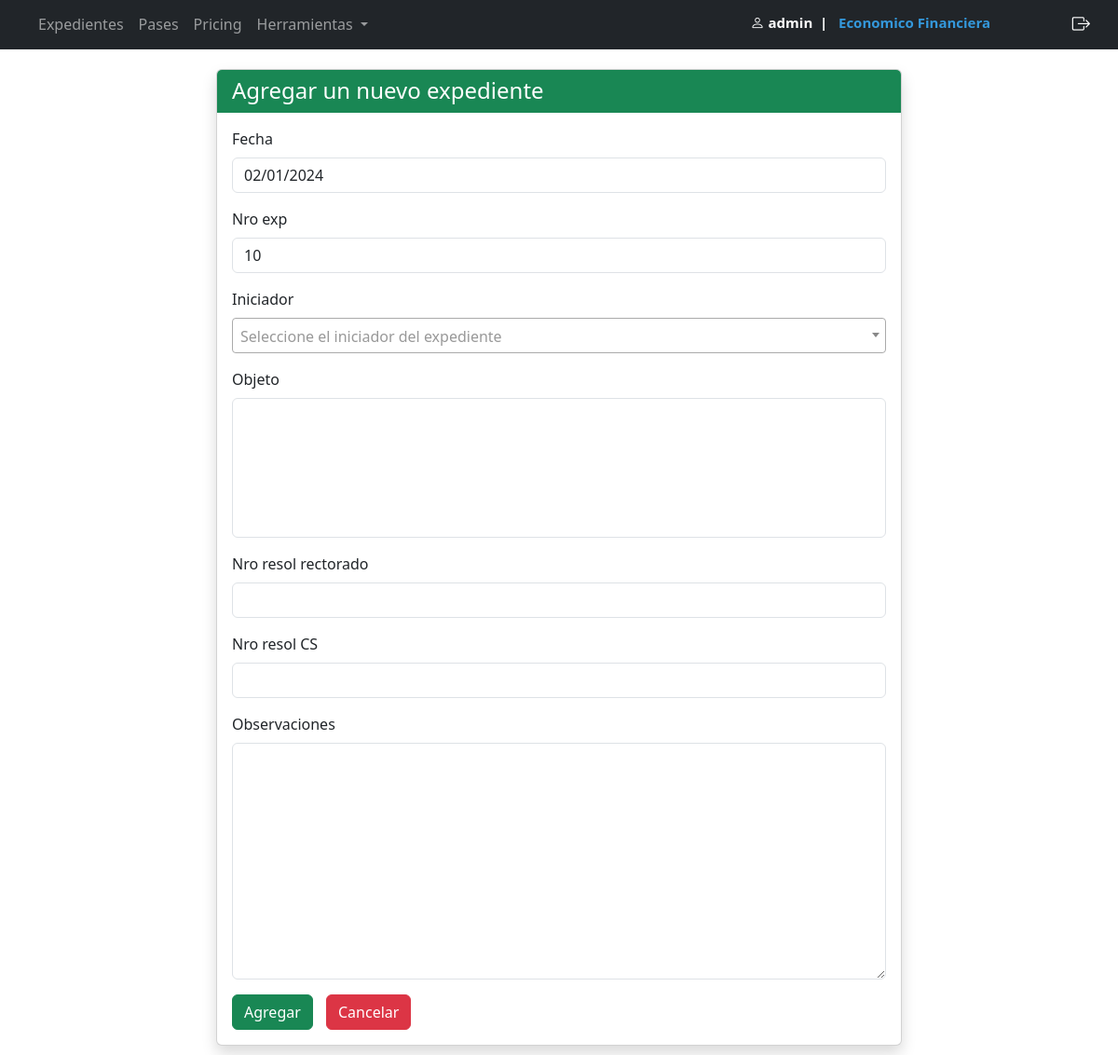
The page /Exp/agregar_prueba/ (signed in) on the database as committed earlier.
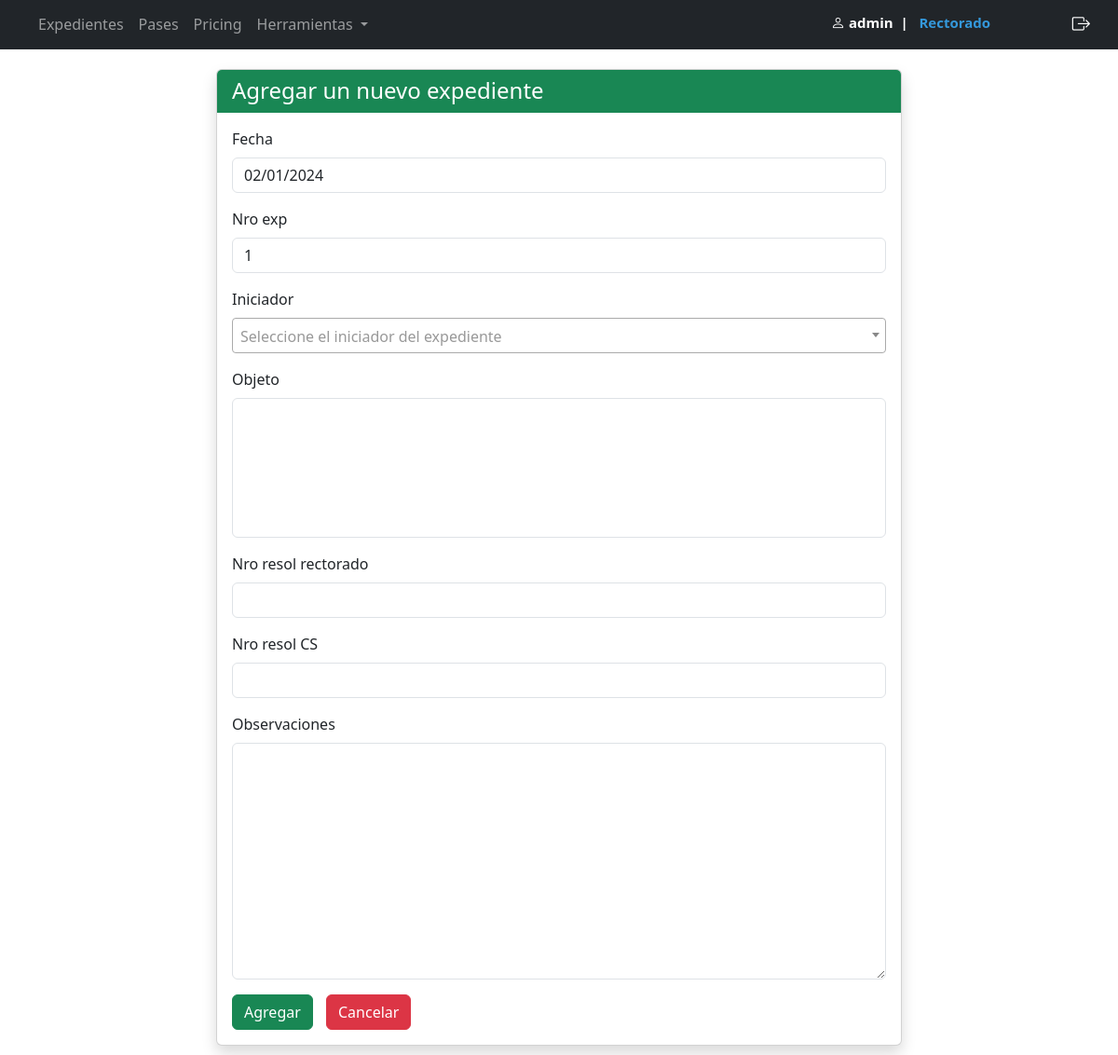
The same page on the database as committed later.
### Accounts/models.py (models this page shows, shortened)
class CustomUsers(AbstractUser):
    area = models.ForeignKey(Areas, on_delete=models.SET_NULL, blank=True, null=True)

### Exp/models.py (models this page shows, shortened)
class Areas(models.Model):
    area = models.CharField(max_length=100)
    class Meta:
        db_table = 'Areas'

### Exp/views.py (the view, shortened to what this page needs)
# urls.py: path('agregar_prueba/', ExpAgregarPrueba.as_view(), name='agregar_expedientes_prueba'),
class ExpAgregarPrueba(LoginRequiredMixin, CreateView):
    template_name = "agregar_exp.html"
    form_class = ExpedientesPruebaForm
    success_url = '/Exp/prueba'
    def get_context_data(self, **kwargs):
        context = super().get_context_data(**kwargs)
        ultimo_expediente = ExpedientesPrueba.objects.order_by('-nro_exp').first()
        if ultimo_expediente:
            siguiente_nro_exp = ultimo_expediente.nro_exp + 1
        else:
            siguiente_nro_exp = 1
        context['siguiente_nro_exp'] = siguiente_nro_exp
        return context

### Exp/forms.py (shortened to what this page needs)
class ExpedientesPruebaForm(forms.ModelForm):
    iniciador = forms.CharField(widget=forms.TextInput(attrs={'class': 'form-control'}))
    class Meta:
        model = ExpedientesPrueba
        fields = ['fecha', 'nro_exp', 'iniciador', 'objeto', 'nro_resol_rectorado', 'nro_resol_CS', 'observaciones']
    def __init__(self, *args, **kwargs):
        super().__init__(*args, **kwargs)

### Exp/templates/agregar_exp.html (shortened to what the changed rows need)
{% extends 'base.html' %}
{% load static %}
{% load widget_tweaks %}
{% block cambio %}
    <div class="container mt-4">
        <div class="row justify-content-center">
            <div class="col-md-8">
                <div class="card border-custom-dark-blue shadow mb-4">
                    <div class="card-body">
                        <form action="" method="POST">
                            {% for field in form %}
                                <div class="mb-3">
                                    <label for="{{ field.id_for_label }}" class="form-label">{{ field.label }}</label>
                                    {% if field.name == 'fecha' %}
                                        <input type="date" name="{{ field.name }}" value="{% now 'Y-m-d' %}"
                                               class="form-control" readonly>
                                    {% elif field.name == 'nro_exp' %}
                                        <input type="text" name="{{ field.name }}" value="{{ siguiente_nro_exp }}"
                                               class="form-control" readonly>
                                    {% endif %}
                                </div>
                            {% endfor %}
                        </form>
                    </div>
                </div>
            </div>
        </div>
    </div>
{% endblock %}

### Exp/templates/navbar.html (shortened to what this page needs)
{% load static %}
<!DOCTYPE html>
<html lang="en">
<head>
    <link rel="stylesheet" href="{% static 'css/index6.css' %}">
</head>
<body>
<div class="main-content">
    <nav class="navbar navbar-expand-lg navbar-dark bg-dark fixed-top ">
        <div class="container-fluid">
            <div class="collapse navbar-collapse" id="navbarNavDropdown">
                <ul class="navbar-nav">
                    <li class="nav-item">
                        <a class="nav-link {% if request.path == '/Exp/prueba/' %}active{% endif %}"
                           href="/Exp/prueba/"
                           {% if request.path == '/Exp/prueba/' %}aria-current="page"{% endif %}>
                            Expedientes
                        </a>
                    </li>
                    <li class="nav-item">
                        <a class="nav-link {% if request.path == '/Exp/' %}active{% endif %}"
                           href="/Exp/"
                           {% if request.path == '/Exp/' %}aria-current="page"{% endif %}>
                            Pases
                        </a>
                    </li>
                    <li class="nav-item">
                        <a class="nav-link" href="#">Pricing</a>
                    </li>
                    <li class="nav-item dropdown">
                        <a class="nav-link dropdown-toggle" href="#" role="button" data-bs-toggle="dropdown"
                           aria-expanded="false">
                            Herramientas
                        </a>
                    </li>
                </ul>
            </div>
            <div class="d-grid gap-2 d-md-flex justify-content-md-end">
                <div class="user-info m">
                    {% if user.is_authenticated %}
                        <h5>
            <span class="badge" style="margin-right: 65px;">
                <i class="bi bi-person"></i> {{ user.get_username }}&nbsp; | &nbsp;
                <span style="color: #3498db;">{{ user.area.area }}</span>
            </span>
                        </h5>
                    {% endif %}
                </div>
            </div>
            <form method="post" action="{% url 'logout' %}">
                <button type="submit" class="btn btn-link text-white btn-custom-logout">
                    <i class="bi bi-box-arrow-right"></i>
                </button>
            </form>
        </div>
    </nav>
</div>
</body>
</html>

Rows that differ between the two databases and show on the page:
changed CustomUsers "admin": area.area "Economico Financiera" → "Rectorado"
Other text that changed with them:
form field nro_exp: "10" → "1"
